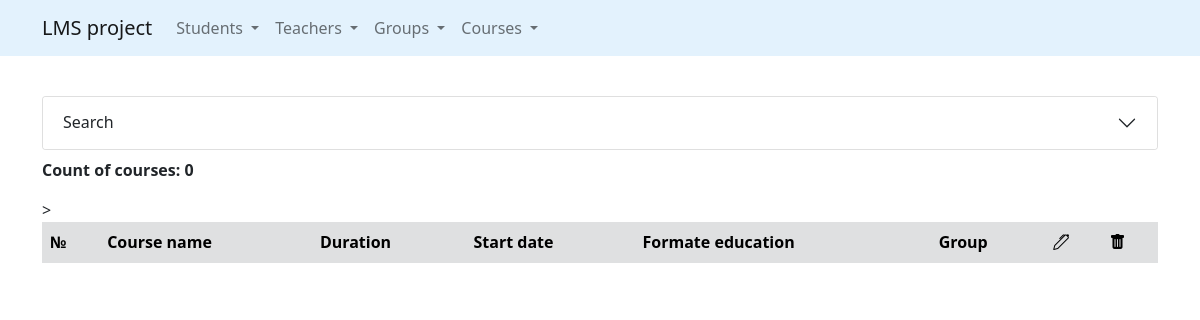
The app's page /courses/, older data.
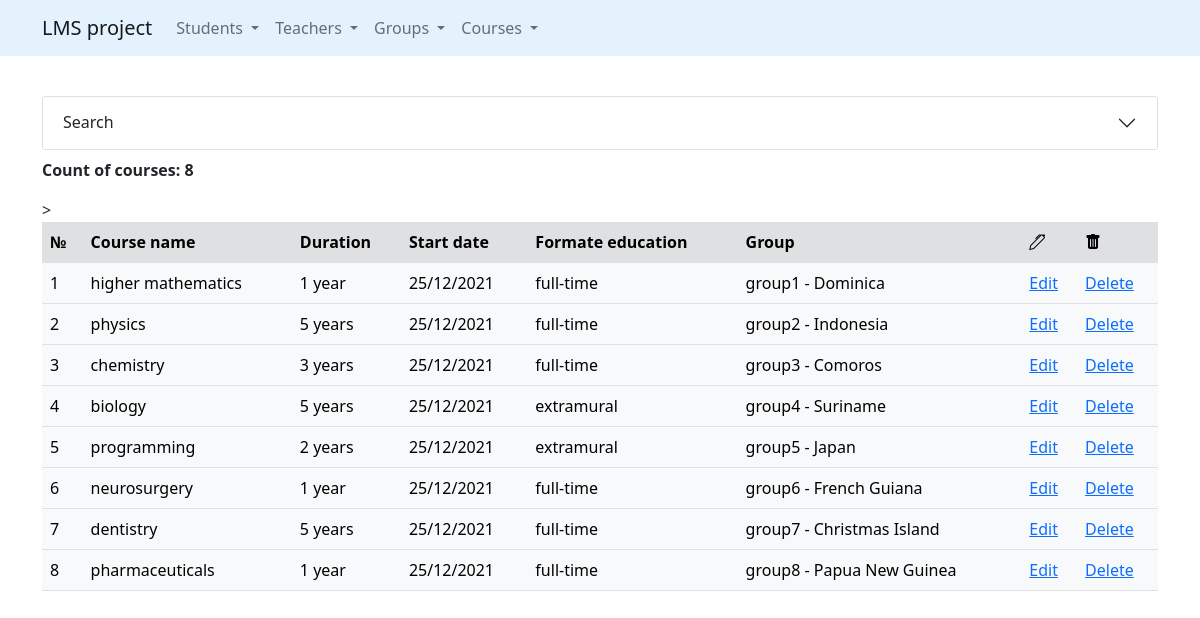
The same page, newer data.
### courses/models.py (models this page shows, shortened)
class Course(models.Model):
    name = models.CharField(max_length=100)
    duration = models.CharField(max_length=100)
    start_date = models.DateField(default=datetime.date.today)
    format_education = models.CharField(max_length=100)
    group = models.OneToOneField(
        'groups.Groups',
        on_delete=models.SET_NULL,
        null=True,
        related_name='course_group'
    )

### groups/models.py (models this page shows, shortened)
class Groups(models.Model):
    groups_name = models.CharField(max_length=100)
    groups_country = models.CharField(max_length=100)
    groups_language = models.CharField(max_length=100)
    members_qty = models.IntegerField(default=5)
    headman = models.OneToOneField(
        'students.Students',
        on_delete=models.SET_NULL,
        null=True,
        related_name='headman_group'
    )
    def __str__(self):
        return f'{self.groups_name} - {self.groups_country}'

### courses/views.py (the view)
# urls.py: path('', get_course, name='list'),
def get_course(request):
    courses = Course.objects.all().select_related('group')
    filter_courses = CoursesFilter(data=request.GET, queryset=courses)
    return render(
        request,
        'courses/list.html',
        {'filter_courses': filter_courses})

### courses/templates/courses/list.html (shortened to what this page needs)
{% extends 'base.html' %}
{%  load crispy_forms_tags %}
{% block content %}
    <div class="accordion" id="accordionExample">
        <div class="accordion-item">
            <h2 class="accordion-header" id="headingOne">
                <button class="accordion-button collapsed" type="button"
                        data-bs-toggle="collapse" data-bs-target="#collapseOne"
                        aria-expanded="true" aria-controls="collapseOne">
                    Search
                </button>
            </h2>
        </div>
    </div>
    <p class="mt-2"><strong>Count of courses: {{ filter_courses.qs.count }}</strong></p>
    <table class="table table-light table-hover">
        <tr class="table-active">>
            <th scope="row">№</th>
            <th>Course name</th>
            <th>Duration</th>
            <th>Start date</th>
            <th>Formate education</th>
            <th>Group</th>
            <th><i class="bi bi-pen"></i></th>
            <th><i class="bi bi-trash-fill"></i></th>
        </tr>
    {% for course in filter_courses.qs %}
        <tr>
            <td>{{ forloop.counter }}</td>
            <td>{{ course.name }}</td>
            <td>{{ course.duration}}</td>
            <td>{{ course.start_date }}</td>
            <td>{{ course.format_education }}</td>
            <td>{{course.group}}</td>
            <td><a href="{% url 'courses:update' course.id %}">Edit</a></td>
            <td><a href="{% url 'courses:delete' course.id %}">Delete</a></td>
        </tr>
    {% endfor %}
    </table>
{% endblock %}

### templates/base.html (shortened to what this page needs)
<!DOCTYPE html>
<html lang="en">
<head>
    <link href="https://cdn.jsdelivr.net/npm/bootstrap@5.1.3/dist/css/bootstrap.min.css"
          rel="stylesheet"
>
    <link rel="stylesheet"
          href="https://cdn.jsdelivr.net/npm/bootstrap-icons@1.7.2/font/bootstrap-icons.css">
</head>
<body>
    {% include 'includes/navbar.html' %}
    <div class="container mt-5 pt-5">
        {% block content %}
        {% endblock %}
    </div>
</body>
</html>

### templates/includes/navbar.html (shortened to what this page needs)
<nav class="navbar navbar-expand-lg navbar-light fixed-top"
     style="background-color: #e3f2fd;">
  <div class="container">
    <a class="navbar-brand" href="{% url 'index' %}">LMS project</a>
    <div class="collapse navbar-collapse" id="navbarNavDropdown">
      <ul class="navbar-nav">
        <li class="nav-item dropdown">
          <a class="nav-link dropdown-toggle" href="#" id="navbarDropdownMenuLink" role="button"
             data-bs-toggle="dropdown" aria-expanded="false">
            Students
          </a>
        </li>
        <li class="nav-item dropdown">
          <a class="nav-link dropdown-toggle" href="#" id="navbarDropdownMenuLink" role="button"
             data-bs-toggle="dropdown" aria-expanded="false">
            Teachers
          </a>
        </li>
        <li class="nav-item dropdown">
          <a class="nav-link dropdown-toggle" href="#" id="navbarDropdownMenuLink" role="button"
             data-bs-toggle="dropdown" aria-expanded="false">
            Groups
          </a>
        </li>
        <li class="nav-item dropdown">
          <a class="nav-link dropdown-toggle" href="#" id="navbarDropdownMenuLink" role="button"
             data-bs-toggle="dropdown" aria-expanded="false">
            Courses
          </a>
        </li>
      </ul>
    </div>
  </div>
</nav>

Row changes from the older to the newer data that the page shows:
added Course: name "higher mathematics", duration "1 year", start_date "25/12/2021", format_education "full-time", group "group1 - Dominica"
added Course: name "physics", duration "5 years", start_date "25/12/2021", format_education "full-time", group "group2 - Indonesia"
added Course: name "chemistry", duration "3 years", start_date "25/12/2021", format_education "full-time", group "group3 - Comoros"
added Course: name "biology", duration "5 years", start_date "25/12/2021", format_education "extramural", group "group4 - Suriname"
added Course: name "programming", duration "2 years", start_date "25/12/2021", format_education "extramural", group "group5 - Japan"
added Course: name "neurosurgery", duration "1 year", start_date "25/12/2021", format_education "full-time", group "group6 - French Guiana"
added Course: name "dentistry", duration "5 years", start_date "25/12/2021", format_education "full-time", group "group7 - Christmas Island"
added Course: name "pharmaceuticals", duration "1 year", start_date "25/12/2021", format_education "full-time", group "group8 - Papua New Guinea"
Text that changed along with them:
{{ filter_courses.qs.count }}: "0" → "8"
